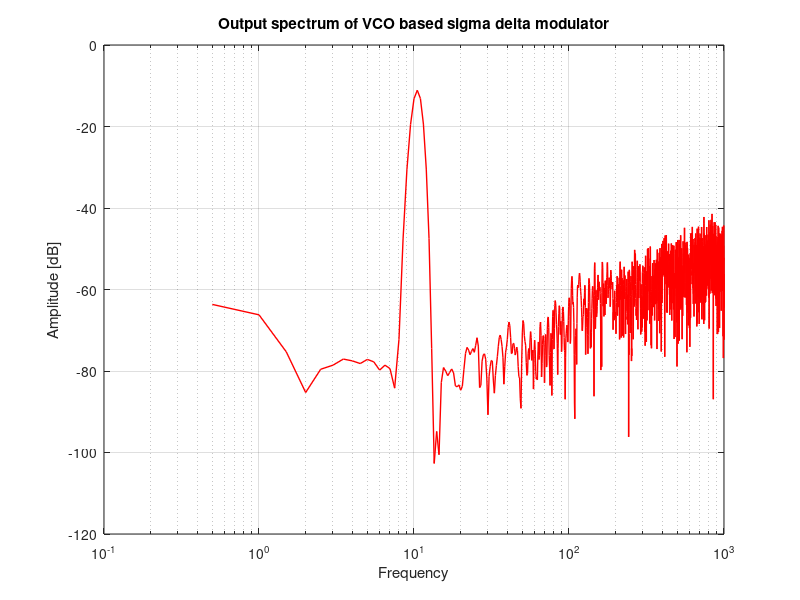

Reproduce this figure in MATLAB.
% Simulates a VCO-based sigma delta modulator

clear all; %close all;

% Define input sinewave and sampling conditions
fin        = 10.003; % input frequency (kHz) 
fs         = 2000;  % sampling frequency (kHz) 
fres       = 0.5;  % FFT resolution
amplitude  = 0.7;
offset     = 0.00;

N          = ceil(fs/fres)
nr_periods = ceil(fin/fres)
nr_steps   = 2000; % number of simulations steps per sample period
%nr_steps   = 200000;

% Pre-allocate and initialize array variables => faster code
%in = offset + amplitude*sin(2*pi*(fin/fs)*[1:N*nr_steps]/nr_steps);
y  = zeros(1,N); y(1) = 0;
counter=zeros(size(y));
%phi = zeros(size(in));
%vco_out=phi;

ix = 2;
f0=fs*100;
kvco=1e5;
counter_ref=f0/fs;
noise_rms=0;
nr_levels=8;
counter_scaling=50;

phi(nr_steps)=0;

for a = 2:N,
    %time_interval=ix:ix+nr_steps-1;
    time_interval=1:nr_steps;
    in = offset + amplitude*sin(2*pi*(fin/fs)*(time_interval+(a-1)*nr_steps)/nr_steps);
    ctrl_vco=in-y(a-1)+randn(1,nr_steps)*noise_rms;
    phi=phi(nr_steps)+cumsum(2*pi*(f0+kvco*ctrl_vco))/nr_steps/fs;
    vco_out=2*(sin(phi)>0)-1;
    counter(a)=counter(a-1)+sum(diff(vco_out)==2)-counter_ref;
    y(a)=max([min([2/(nr_levels-1)*(round((nr_levels-1)/2*counter(a)/counter_scaling-0.5)+0.5) 1]) -1]);
    ix=ix+nr_steps;
    if ~mod(a,100), display(['Cycle ' num2str(a) '/' num2str(N)]);end;
end

%************************************************************************
% Display the 'frequency domain' output values
%************************************************************************
ffty = abs(fft(y'.*(kaiser(length(y),20))));
ffty = 20*log10(ffty/(amplitude*N/2));        % Scale the spectrum (simply)
  
figure;
semilogx((1:N/2)*fres,ffty(1:N/2),'-r','LineWidth',1);   
grid on; xlabel('Frequency'); ylabel('Amplitude [dB]');
title('Output spectrum of VCO based sigma delta modulator');
